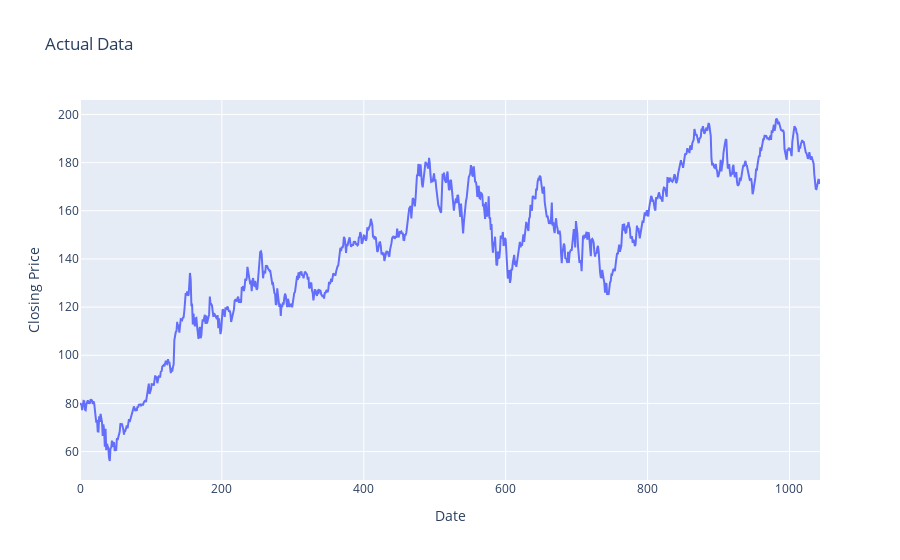

The notebook cell this image was saved under:
### Code cell
# Create traces
trace1 = go.Scatter(x=df2.index, y=df2['Close'], mode='lines', name='Actual Data', line=dict(width=2))

# Plot layout
layout = go.Layout(
    title='Actual Data',
    xaxis=dict(title='Date'),
    yaxis=dict(title='Closing Price'),
    legend=dict(x=0, y=1, traceorder="normal")
)

# Create figure
fig = go.Figure(data=[trace1], layout=layout)

# Show plot
fig.show()

### Figure 1 — Plotly figure (JSON) as saved in the notebook; plotly's stock layout.template omitted (floating-point values rounded to 4 significant figures; data arrays with more than 128 entries replaced by an {"elided": "..."} marker saying what was removed)
{"data": [{"line": {"width": 2}, "mode": "lines", "name": "Actual Data", "type": "scatter", "x": {"elided": "1044 int values"}, "y": {"elided": "1044 float values"}}], "layout": {"autosize": true, "legend": {"traceorder": "normal", "x": 0, "y": 1}, "title": {"text": "Actual Data"}, "xaxis": {"autorange": true, "range": [0, 1043], "title": {"text": "Date"}, "type": "linear"}, "yaxis": {"autorange": true, "range": [48.2, 206.0], "title": {"text": "Closing Price"}, "type": "linear"}}}
